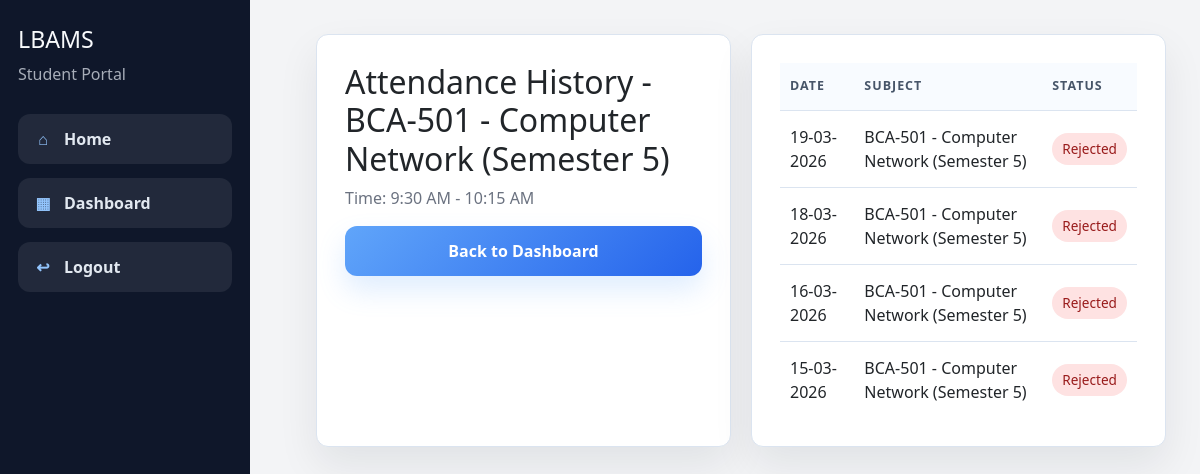
Before: /student/subject/26/attendance-history (signed in) with the older database file.
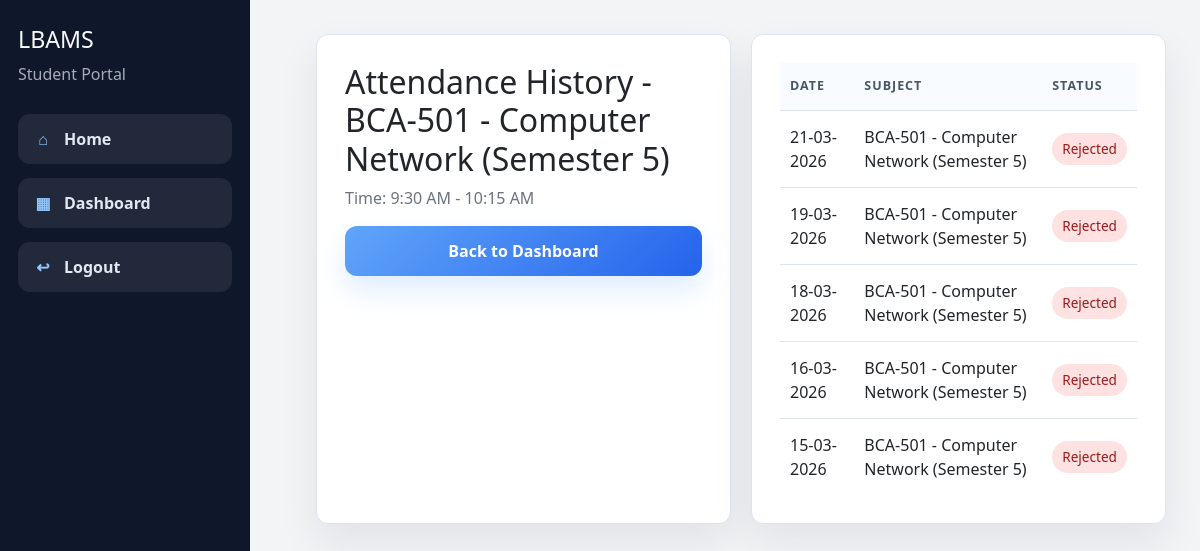
After: the same page with the newer database file.
### models.py (models this page shows)
class Attendance(db.Model):
    __tablename__ = "attendance"
    __table_args__ = (
        UniqueConstraint("student_id", "lecture_id", "attendance_date", name="uq_attendance_once"),
    )
    id = db.Column(db.Integer, primary_key=True)
    student_id = db.Column(db.Integer, db.ForeignKey("students.id"), nullable=False)
    subject_id = db.Column(db.Integer, db.ForeignKey("subjects.id"), nullable=False)
    lecture_id = db.Column(db.Integer, db.ForeignKey("lectures.id"), nullable=False)
    attendance_date = db.Column(db.Date, default=date.today, nullable=False)
    status = db.Column(db.String(20), default="pending", nullable=False) # status can be pending, present, absent
    latitude = db.Column(db.Float, nullable=False)
    longitude = db.Column(db.Float, nullable=False)
    distance_meters = db.Column(db.Float, nullable=False)
    created_at = db.Column(db.DateTime, default=datetime.utcnow, nullable=False)
    student = db.relationship("Student", back_populates="attendances")
    subject = db.relationship("Subject", back_populates="attendances")
    lecture = db.relationship("Lecture", back_populates="attendances")

class Subject(db.Model):
    __tablename__ = "subjects"
    id = db.Column(db.Integer, primary_key=True)
    name = db.Column(db.String(120), unique=True, nullable=False)
    code = db.Column(db.String(20), unique=True, nullable=False)
    semester = db.Column(db.Integer, nullable=False)
    subject_type = db.Column("type", db.String(20), nullable=False, default="theory")
    teacher_id = db.Column(db.Integer, db.ForeignKey("teachers.id"), nullable=True)
    start_time = db.Column(db.Time, nullable=True)
    end_time = db.Column(db.Time, nullable=True)
    teachers = db.relationship(
        "Teacher",
        secondary=teacher_subjects,
        back_populates="subject_assignments",
    )
    lectures = db.relationship("Lecture", back_populates="subject", cascade="all, delete-orphan")
    attendances = db.relationship("Attendance", back_populates="subject")
    attendance_summaries = db.relationship("AttendanceSummary", back_populates="subject")
    @property
    def lecture_time_label(self):
        if self.subject_type == "lab":
            return "Lab subject"
        if self.subject_type == "project":
            return "Project"
        if not self.start_time or not self.end_time:
            return "Time not set"
        start = self.start_time.strftime("%I:%M %p").lstrip("0")
        end = self.end_time.strftime("%I:%M %p").lstrip("0")
        return f"{start} - {end}"
    @property
    def display_label(self):
        return f"{self.code} - {self.name} (Semester {self.semester})"

### routes/student_routes.py (the view)
@student_bp.route("/subject/<int:subject_id>/attendance-history")
@login_required
def subject_attendance_history(subject_id):
    if not student_required():
        return redirect(url_for("auth.login"))
    student = get_current_student()
    roll_number_redirect = require_roll_number(student)
    if roll_number_redirect:
        return roll_number_redirect
    reconcile_lecture_attendance()
    subject = Subject.query.filter_by(id=subject_id, semester=student.semester).first_or_404()
    records = (
        Attendance.query.filter_by(student_id=student.id, subject_id=subject.id)
        .order_by(Attendance.attendance_date.desc(), Attendance.created_at.desc())
        .all()
    )
    return render_template(
        "student/subject_attendance_history.html",
        student=student,
        subject=subject,
        records=records,
    )

### app.py (called while the page is built)
@login_manager.user_loader
def load_user(user_id):
    return db.session.get(User, int(user_id))

def format_date(value):
    if value is None:
        return ""
    return value.strftime("%d-%m-%Y")

### models.py (called while the page is built, shortened)
def ensure_subject_lecture(subject, lecture_date=None):
    lecture_date = lecture_date or date.today()
    lecture_date = lecture_date or datetime.now(IST).date()
    lecture = Lecture.query.filter_by(subject_id=subject.id, lecture_date=lecture_date).first()
    start_time = subject.start_time or time(hour=0, minute=0)
    end_time = subject.end_time or time(hour=0, minute=0)
    day_of_week = lecture_date.strftime("%A")
    if lecture.day_of_week != day_of_week:
        lecture.day_of_week = day_of_week
    if lecture.start_time != start_time:
        lecture.start_time = start_time
    if lecture.end_time != end_time:
        lecture.end_time = end_time
    db.session.flush()
    return lecture

### routes/student_routes.py (called while the page is built)
def student_required():
    return current_user.is_authenticated and current_user.role == "student"

def get_current_student():
    return Student.query.filter_by(user_id=current_user.id).first_or_404()

### templates/student/subject_attendance_history.html (shortened to what this page needs)
{% extends "base.html" %}
{% block content %}
<section class="dashboard-grid">
    <div class="card">
        <h2>Attendance History - {{ subject.display_label }}</h2>
        <p class="muted">Time: {{ subject.lecture_time_label }}</p>
        <a class="btn btn-secondary" href="{{ url_for('student.dashboard') }}">Back to Dashboard</a>
    </div>
    <div class="card">
        <div class="table-wrap">
            <table>
                <thead>
                    <tr>
                        <th>Date</th>
                        <th>Subject</th>
                        <th>Status</th>
                    </tr>
                </thead>
                <tbody>
                    {% for record in records %}
                    <tr>
                        <td>{{ record.attendance_date|format_date }}</td>
                        <td>{{ subject.display_label }}</td>
                        <td>
                            {% if record.status == 'present' %}
                            <span class="status present">Accepted</span>
                            {% elif record.status == 'absent' %}
                            <span class="status absent">Rejected</span>
                            {% else %}
                            <span class="status pending">Pending</span>
                            {% endif %}
                        </td>
                    </tr>
                    {% else %}
                    <tr>
                        <td colspan="3">No attendance history for this subject.</td>
                    </tr>
                    {% endfor %}
                </tbody>
            </table>
        </div>
    </div>
</section>
{% endblock %}

Changed rows visible on the page:
added Attendance: attendance_date "21-03-2026", {{ subject.display_label }} "BCA-501 - Computer Network (Semester 5)", status "Rejected"
